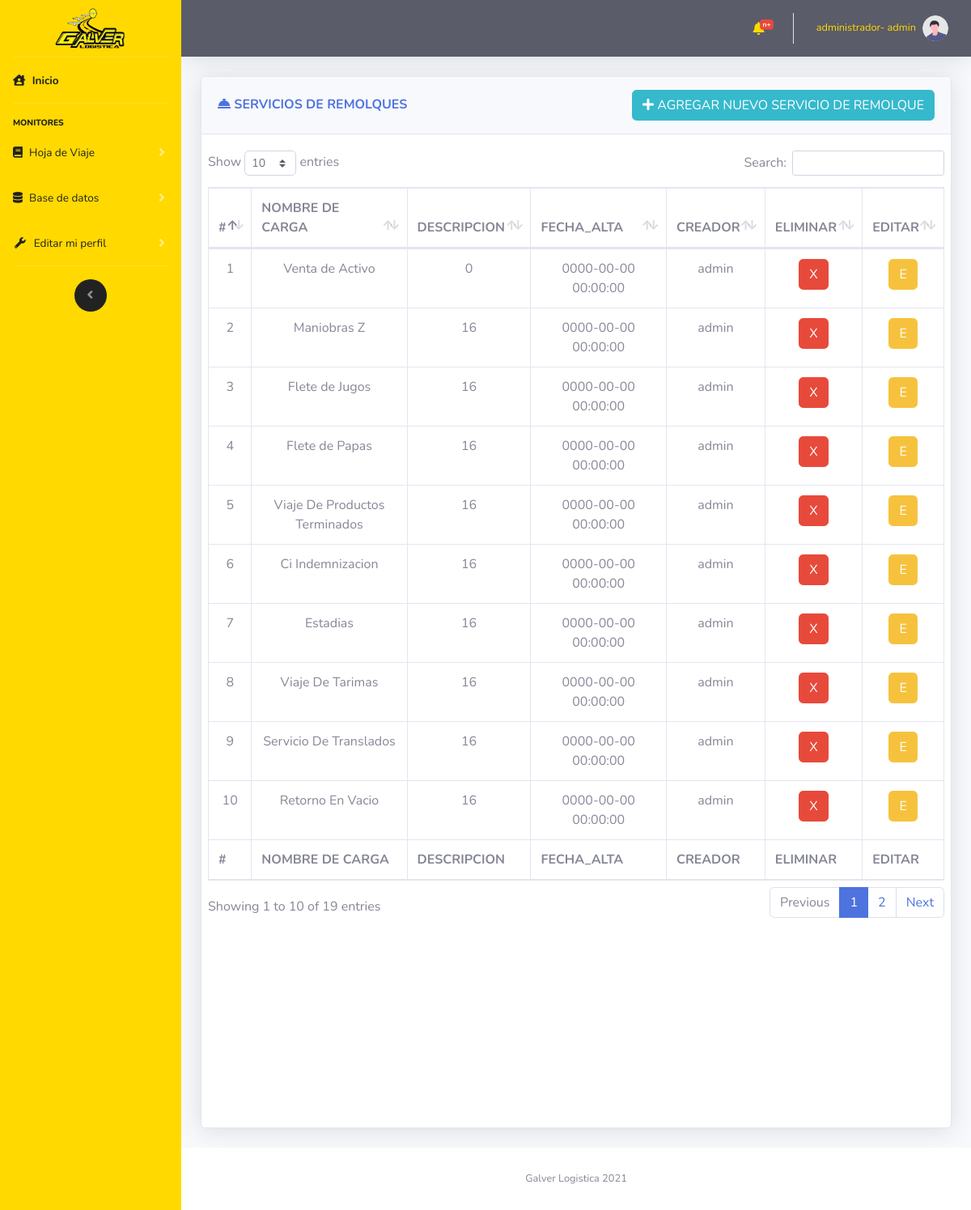
Page /vistas/CRUD_Remolques_servicios.php (signed in) on the committed database.
### tables this page shows
CREATE TABLE `remolque_carga` (
  `remolqueCargaId` int(11) NOT NULL,
  `remolqueCargaServicio` varchar(500) NOT NULL,
  `remolqueCargaImpuesto` decimal(10,0) NOT NULL,
  `usuarioId` int(11) NOT NULL,
  `remolqueCargaFechaCreacion` datetime NOT NULL
);

CREATE TABLE `usuario` (
  `usuarioId` int(11) NOT NULL,
  `usuarioNombre` varchar(30) NOT NULL,
  `usuarioPassword` varchar(20) NOT NULL,
  `usuarioTipoId` int(11) NOT NULL,
  `usuarioCreacion` datetime NOT NULL
);

### controlador/modulos/selects.php (called while the page is built, shortened)
<?php
    function muestraRemolqueCarga($mysqli)
    {
        $result = $mysqli->query("SELECT * FROM `remolque_carga` INNER JOIN usuario ON usuario.usuarioId= remolque_carga.usuarioId");
        return $result;
    }
?>

### vistas/CRUD_Remolques_servicios.php (the view, shortened to what this page needs)
<?php
    include "../import/componentes/head.php";
    include "../import/componentes/navbarLateral.php";
    include "../import/componentes/navbarHorizontal.php";
    include "../controlador/coneccion/config.php";
    include "../controlador/modulos/selects.php";
?>
<div class="container-fluid">
    <div class="row">
            <div class="col-12">
                <div class="card shadow mb-4 card_hdv">
                    <div class="card-header py-3 d-flex flex-row align-items-center justify-content-between">
                        <h6 class="m-0 font-weight-bold text-primary"><i class="fas fa-concierge-bell"></i> SERVICIOS DE REMOLQUES</h6>
                        <button type="button" class="btn btn-info  d-none d-md-block" data-toggle="modal"
                            data-target="#INSERT"><i class="fas fa-plus"></i> AGREGAR NUEVO SERVICIO DE REMOLQUE</button>
                    </div>
                    <div class="card-body">
                        <div class="chart-area ">
                            <div class="row">
                                <div class="table-responsive cardScroll">
                                    <table class="table table-bordered" id="dataTable" width="100%" cellspacing="0">
                                        <thead>
                                            <tr>
                                                <th scope="col">#</th>
                                                <th scope="col">NOMBRE DE CARGA</th>
                                                <th scope="col">DESCRIPCION</th>
                                                <th scope="col">FECHA_ALTA</th>
                                                <th scope="col">CREADOR</th>
                                                <th scope="col">ELIMINAR</th>
                                                <th scope="col">EDITAR</th>
                                            </tr>
                                        </thead>
                                        <tfoot>
                                            <tr>
                                                <th scope="col">#</th>
                                                <th scope="col">NOMBRE DE CARGA</th>
                                                <th scope="col">DESCRIPCION</th>
                                                <th scope="col">FECHA_ALTA</th>
                                                <th scope="col">CREADOR</th>
                                                <th scope="col">ELIMINAR</th>
                                                <th scope="col">EDITAR</th>
                                            </tr>
                                        </tfoot>
                                        <tbody class=" text-center">
                                            <?php
                                        $datos=muestraRemolqueCarga($mysqli);
                                        while ($filas =$datos->fetch_assoc()) {
                                            echo
                                            "<tr>".
                                            "<td>".$filas["remolqueCargaId"]."</td>".
                                            "<td>".$filas["remolqueCargaServicio"]."</td>".
                                            "<td>".$filas["remolqueCargaImpuesto"]."</td>".
                                            "<td>".$filas["remolqueCargaFechaCreacion"]."</td>".
                                            "<td>".$filas["usuarioNombre"]."</td>".
                                            "<td><button type='button' class='btn btn-danger' onclick='eliminarRemolque(".$filas["remolqueCargaId"].")')>X</button></td>".
                                            "<td><button type='button' class='btn btn-warning' data-toggle='modal'
                                            data-target='#UPDATE' onclick='editarPaso1Id(".$filas["remolqueCargaId"].")'>E</button></td>".
                                            "</tr>";
                                        }
                                        ?>
                                        </tbody>
                                    </table>
                                </div>
                            </div>
                        </div>
                    </div>
                </div>
            </div>
    </div>
    <?php
        include "../import/componentes/footer.php";
        include "../import/componentes/js/main.php";
    ?>

### vistas/CRUD_Remolques_servicios.php (style rules this page uses)
.card_hdv { height: 1300px !important; }
div.cardScroll { width: 1500px; height: 1200px; overflow: auto; }

### rows in the picture
remolque_carga: remolqueCargaId "1", remolqueCargaServicio "Venta de Activo", remolqueCargaImpuesto "0", remolqueCargaFechaCreacion "0000-00-00 00:00:00", usuarioId.usuarioNombre "admin"
remolque_carga: remolqueCargaId "2", remolqueCargaServicio "Maniobras Z", remolqueCargaImpuesto "16", remolqueCargaFechaCreacion "0000-00-00 00:00:00", usuarioId.usuarioNombre "admin"
remolque_carga: remolqueCargaId "3", remolqueCargaServicio "Flete de Jugos", remolqueCargaImpuesto "16", remolqueCargaFechaCreacion "0000-00-00 00:00:00", usuarioId.usuarioNombre "admin"
remolque_carga: remolqueCargaId "4", remolqueCargaServicio "Flete de Papas", remolqueCargaImpuesto "16", remolqueCargaFechaCreacion "0000-00-00 00:00:00", usuarioId.usuarioNombre "admin"
remolque_carga: remolqueCargaId "5", remolqueCargaServicio "Viaje De Productos Terminados", remolqueCargaImpuesto "16", remolqueCargaFechaCreacion "0000-00-00 00:00:00", usuarioId.usuarioNombre "admin"
remolque_carga: remolqueCargaId "6", remolqueCargaServicio "Ci Indemnizacion", remolqueCargaImpuesto "16", remolqueCargaFechaCreacion "0000-00-00 00:00:00", usuarioId.usuarioNombre "admin"
remolque_carga: remolqueCargaId "7", remolqueCargaServicio "Estadias", remolqueCargaImpuesto "16", remolqueCargaFechaCreacion "0000-00-00 00:00:00", usuarioId.usuarioNombre "admin"
remolque_carga: remolqueCargaId "8", remolqueCargaServicio "Viaje De Tarimas", remolqueCargaImpuesto "16", remolqueCargaFechaCreacion "0000-00-00 00:00:00", usuarioId.usuarioNombre "admin"
remolque_carga: remolqueCargaId "9", remolqueCargaServicio "Servicio De Translados", remolqueCargaImpuesto "16", remolqueCargaFechaCreacion "0000-00-00 00:00:00", usuarioId.usuarioNombre "admin"
remolque_carga: remolqueCargaId "10", remolqueCargaServicio "Retorno En Vacio", remolqueCargaImpuesto "16", remolqueCargaFechaCreacion "0000-00-00 00:00:00", usuarioId.usuarioNombre "admin"

### other values in the picture
$_SESSION["usuarioTipoCargo"] "administrador"
$_SESSION["usuarioNombre"] "admin"
